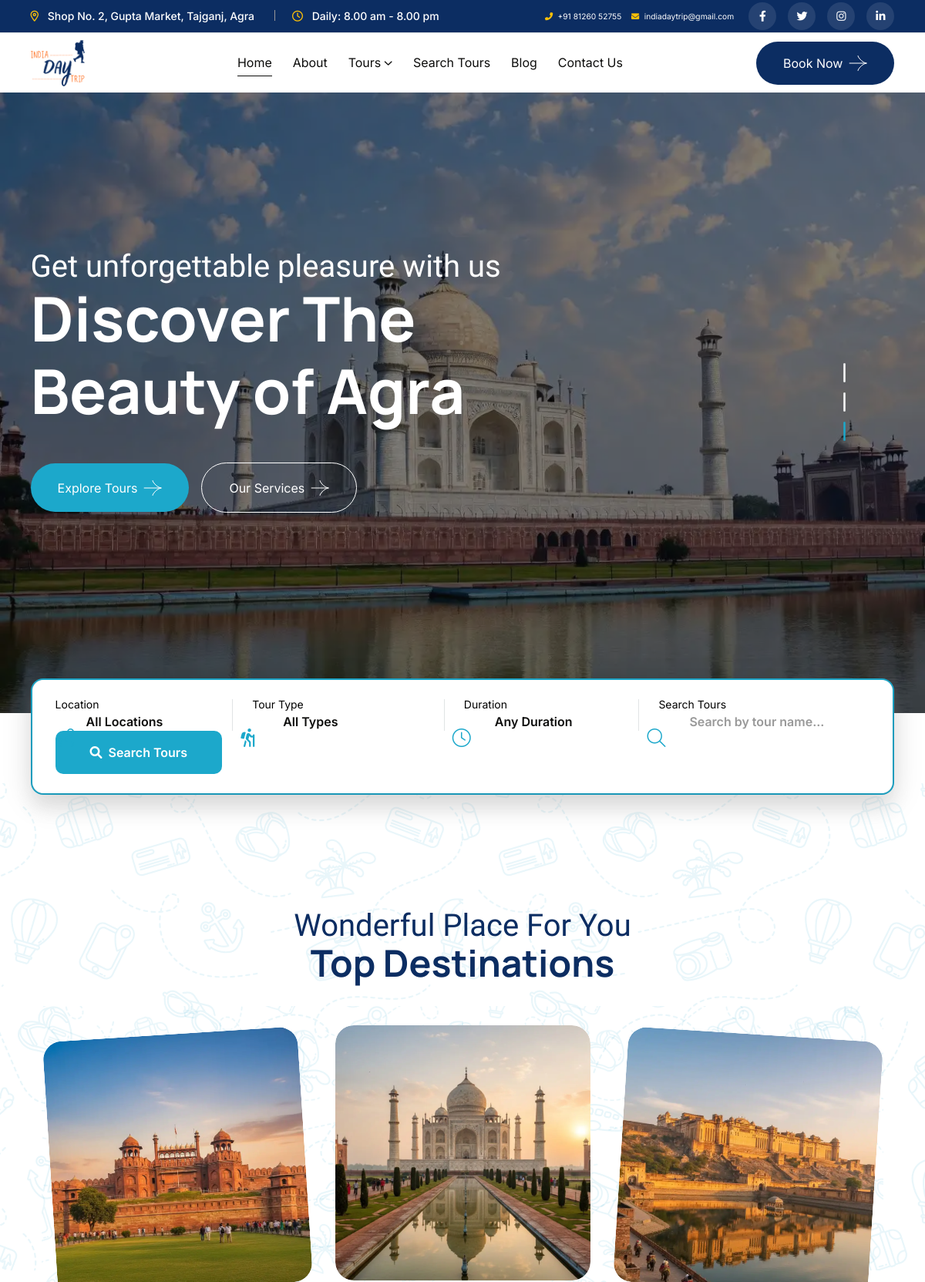
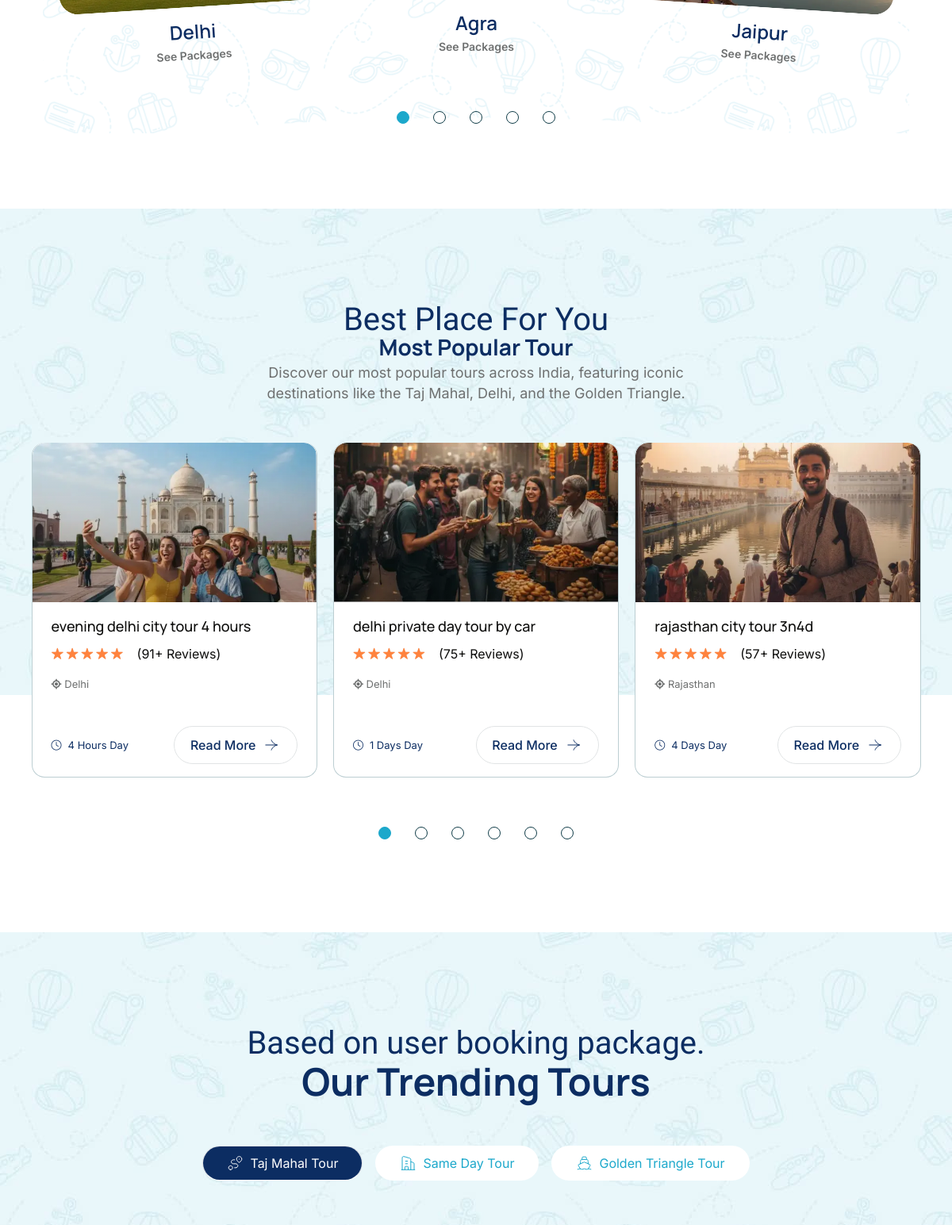
The page / (upper part) on the database its author committed (2 pictures, top to bottom).
### tables this page shows
CREATE TABLE `settings` (
  `id` int(11) NOT NULL,
  `setting_key` varchar(100) NOT NULL,
  `setting_value` text DEFAULT NULL,
  `created_at` timestamp NOT NULL DEFAULT current_timestamp(),
  `updated_at` timestamp NOT NULL DEFAULT current_timestamp() ON UPDATE current_timestamp()
);

CREATE TABLE `tours` (
  `id` int(11) NOT NULL,
  `title` varchar(255) NOT NULL,
  `slug` varchar(255) NOT NULL,
  `description` text DEFAULT NULL,
  `highlights` longtext DEFAULT NULL CHECK (json_valid(`highlights`)),
  `included` longtext DEFAULT NULL CHECK (json_valid(`included`)),
  `excluded` longtext DEFAULT NULL CHECK (json_valid(`excluded`)),
  `itinerary` longtext DEFAULT NULL CHECK (json_valid(`itinerary`)),
  `pricing` decimal(10,2) DEFAULT NULL,
  `images` longtext DEFAULT NULL CHECK (json_valid(`images`)),
  `dates` longtext DEFAULT NULL CHECK (json_valid(`dates`)),
  `availability` int(11) DEFAULT 0,
  `category_id` int(11) DEFAULT NULL,
  `location` varchar(255) DEFAULT NULL,
  `duration` varchar(50) DEFAULT NULL,
  `rating` decimal(3,2) DEFAULT 5.00,
  `view_count` int(11) DEFAULT 0,
  `created_at` timestamp NOT NULL DEFAULT current_timestamp(),
  `updated_at` timestamp NOT NULL DEFAULT current_timestamp() ON UPDATE current_timestamp()
);

### functions.php (the view, shortened to what the rows shown need)
<?php
function renderTourCard($tour) {
    $imagePath = $tour['images'] ? json_decode($tour['images'], true)[0] : 'taj_mahal_tour/taj_mahal-1.webp';
    $imageUrl = "../assets/img/{$imagePath}";
    $detailUrl = "../tour/{$tour['slug']}";
    $rating = number_format($tour['rating'], 1);
    $ratingPercent = $tour['rating'] * 20;
    $titleParts = explode(' ', $tour['title']);
    $dataType = strtolower($titleParts[0] . '-' . $titleParts[1]);
    $dataLocation = strtolower(str_replace(' - ', ' ', $tour['location']));
    $dataDuration = htmlspecialchars($tour['duration']);
    $displayLocation = htmlspecialchars($tour['location']) ;
    $displayDuration = htmlspecialchars($tour['duration']) . ' Day';
    $altText = ' Discover the Majestic ' . $titleParts[0] . ' ' . $titleParts[1];
    $html = '<div class="tour-box th-ani gsap-cursor" data-type="' . $dataType . '" data-location="' . $dataLocation . '" data-duration="' . $dataDuration . '">
                                            <div class="tour-box_img global-img">
                                            <a href="' . $detailUrl . '">
                                                <img src="' . $imageUrl . '" alt="' . $altText . '">
                                                </a>
                                            </div>
                                            <div class="tour-content">
                                                <h3 class="box-title">
                                                    <a href="' . $detailUrl . '">' . htmlspecialchars($tour['title']) . '</a>
                                                </h3>
                                                <div class="tour-rating">
                                                    <div class="star-rating" role="img" aria-label="Rated ' . $rating . ' out of 5">
                                                        <span style="width: ' . $ratingPercent . '%">Rated <strong class="rating">' . $rating . '</strong> out of 5</span>
                                                    </div>
                                                    <a href="#" class="woocommerce-review-link">(' . rand(50, 200) . '+ Reviews)</a>
                                                </div>
                                                <h4 class="tour-box_price">
                                                    <span class="currency"> <i class="fas fa-location"></i> ' . $displayLocation . '</span>
                                                </h4>
                                                <div class="tour-action">
                                                    <span><i class="fa-light fa-clock"></i>' . $displayDuration . '</span>
                                                    <a href="' . $detailUrl . '" class="th-btn text-nowrap style4 th-icon">Read More</a>
                                                </div>
                                            </div>
                                        </div>';
    return $html;
}
function getTours($category = null, $limit = null, $exclude_id = null, $search = null, $orderby = null, $location = null, $duration = null, $price_min = null, $price_max = null, $rating = null) {
    global $pdo;
    $query = "SELECT t.*, c.name as category_name FROM tours t LEFT JOIN categories c ON t.category_id = c.id WHERE 1=1";
    $params = [];
    if ($category) {
        $query .= " AND c.name = ?";
        $params[] = $category;
    }
    $orderClause = " ORDER BY t.created_at DESC";
    $query .= $orderClause;
    if ($limit) {
        $query .= " LIMIT " . (int)$limit;
    }
    $stmt = $pdo->prepare($query);
    $stmt->execute($params);
    return $stmt->fetchAll();
}
?>

### index.php (shortened to what the rows shown need)
<?php
require_once 'config.php';
$popularTours = getTours(null, 6);
?>
<!doctype html>
<html class="no-js" lang="en">
<head>
    <?php include 'components/links.php'; ?>
</head>
<body>
    <?php include 'components/header.php'; ?>
    <div class="th-hero-wrapper hero-1" id="hero">
        <div class="swiper th-slider hero-slider-1 swiper-fade" id="heroSlide1"
            data-slider-options='{"effect":"fade","menu": ["","",""],"heroSlide1": {"swiper-container": {"pagination": {"el": ".swiper-pagination", "clickable": true }}}}'>
            <div class="swiper-wrapper">
                <div class="swiper-slide">
                    <div class="hero-inner">
                        <div class="container">
                            <div class="hero-style1">
                                <h1 class="hero-title slideinup" data-ani="slideinup" data-ani-delay="0.4s">Discover The
                                    Beauty of Agra</h1>
                            </div>
                        </div>
                    </div>
                </div>
            </div>
        </div>
    </div>
    <section class="category-area bg-top-center background-image"
        style="background-image: url('assets/img/bg/category_bg_1.webp');">
        <div class="container th-container">
            <div class="title-area text-center">
                <h2 class="sec-title">Top Destinations</h2>
            </div>
        </div>
    </section>
    <section class="tour-area position-relative bg-top-center overflow-hidden space background-image arrow-wrap"
        id="service-sec" style="background-image: url('assets/img/bg/tour_bg_1.webp');">
        <div class="container">
            <div class="row">
                <div class="col-lg-6 offset-lg-3">
                    <div class="title-area text-center">
                        <h2 class="sec-title">Most Popular Tour</h2>
                    </div>
                </div>
            </div>
            <div class="slider-area tour-slider">
                <div class="swiper th-slider has-shadow slider-drag-wrap swiper-initialized swiper-horizontal swiper-backface-hidden"
                    id="popularToursSlider"
                    data-slider-options='{"spaceBetween":20,"breakpoints":{"0":{"slidesPerView":1},"576":{"slidesPerView":"1"},"768":{"slidesPerView":"2"},"992":{"slidesPerView":"2"},"1200":{"slidesPerView":"3"},"1300":{"slidesPerView":"4"}}}'>
                    <div class="swiper-wrapper">
                        <?php foreach ($popularTours as $tour): ?>
                            <div class="swiper-slide">
                                <?php echo renderTourCard($tour); ?>
                            </div>
                        <?php
endforeach; ?>
                    </div>
                </div>
            </div>
        </div>
    </section>
    <section class="tour-area3 position-relative bg-top-center overflow-hidden space background-image arrow-wrap"
        id="service-sec" style="background-image: url('assets/img/bg/tour_bg_1.webp');">
        <div class="container">
            <div class="row justify-content-center">
                <div class="col-lg-8">
                    <div class="title-area text-center">
                        <h2 class="sec-title">Our Trending Tours </h2>
                    </div>
                </div>
            </div>
        </div>
    </section>
</body>
</html>

### components/header.php (shortened to what the rows shown need)
<?php
$contact_address = getSetting('contact_address') ?: 'Shop No. 2, Gupta Market, Tajganj, Agra';
$contact_email = getSetting('contact_email') ?: 'indiadaytrip@gmail.com';
$contact_mobile = getSetting('contact_mobile') ?: '+91 81260 52755';
$phone_href = preg_replace('/[^0-9+]/', '', $contact_mobile);
?>
<header class="th-header header-layout1 header-layout2">
    <div class="header-top d-none d-lg-block" style="background-color: #0c2d62;">
        <div class="container th-container">
            <div class="row justify-content-center justify-content-lg-between align-items-center">
                <div class="col-auto d-none d-md-block">
                    <div class="header-links">
                        <ul>
                            <li class="d-none d-xl-inline-block"><i class="fa-sharp fa-regular fa-location-dot" style="color: #ffc107;"></i>
                                <span class="text-white"><?php echo htmlspecialchars($contact_address); ?></span>
                            </li>
                        </ul>
                    </div>
                </div>
                <div class="col-auto">
                    <div class="header-top-right d-none d-lg-flex align-items-center">
                        <div class="contact-info d-none d-xl-flex align-items-center gap-3 me-4">
                            <a href="tel:<?php echo htmlspecialchars($phone_href); ?>" class="contact-item d-flex align-items-center gap-2 text-white text-decoration-none">
                                <i class="fas fa-phone-alt" style="color: #ffc107;"></i>
                                <span><?php echo htmlspecialchars($contact_mobile); ?></span>
                            </a>
                            <a href="mailto:<?php echo htmlspecialchars($contact_email); ?>" class="contact-item d-flex align-items-center gap-2 text-white text-decoration-none">
                                <i class="fas fa-envelope" style="color: #ffc107;"></i>
                                <span><?php echo htmlspecialchars($contact_email); ?></span>
                            </a>
                        </div>
                    </div>
                </div>
            </div>
        </div>
    </div>
    </header>

### rows shown on the page
settings: setting_value "Shop No. 2, Gupta Market, Tajganj, Agra"
settings: setting_value "+91 81260 52755"
settings: setting_value "indiadaytrip@gmail.com"
tours: shows a picture, title "evening delhi city tour 4 hours", $ratingPercent 100 (drawn), location "Delhi", duration "4 Hours Day"
tours: shows a picture, title "delhi private day tour by car", $ratingPercent 100 (drawn), location "Delhi", duration "1 Days Day"
tours: shows a picture, title "rajasthan city tour 3n4d", $ratingPercent 100 (drawn), location "Rajasthan", duration "4 Days Day"
